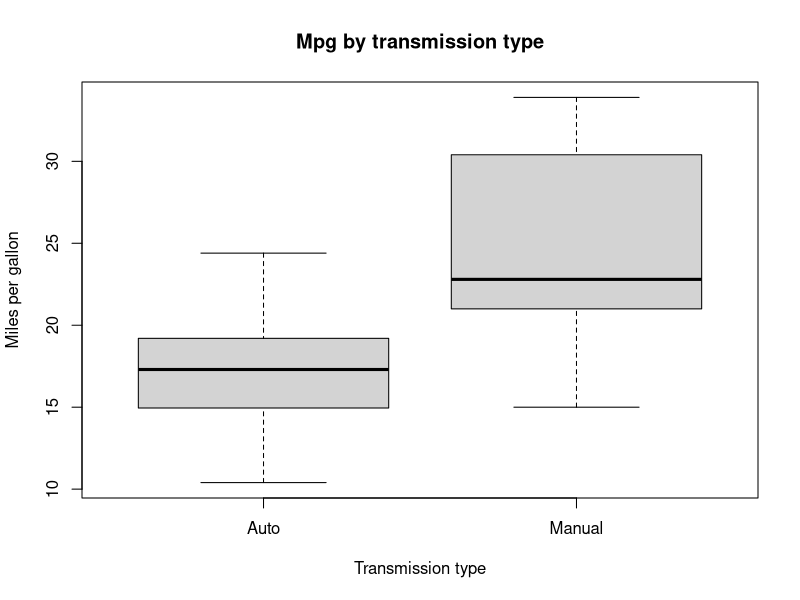
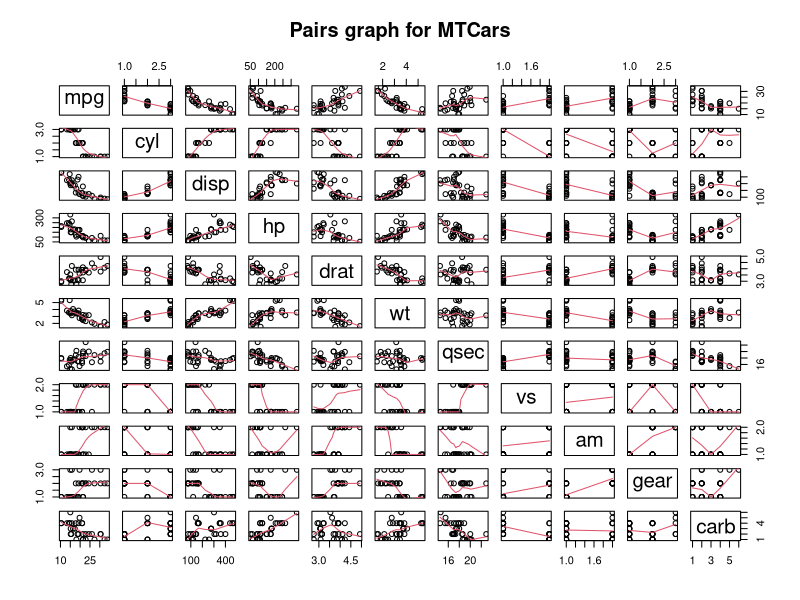
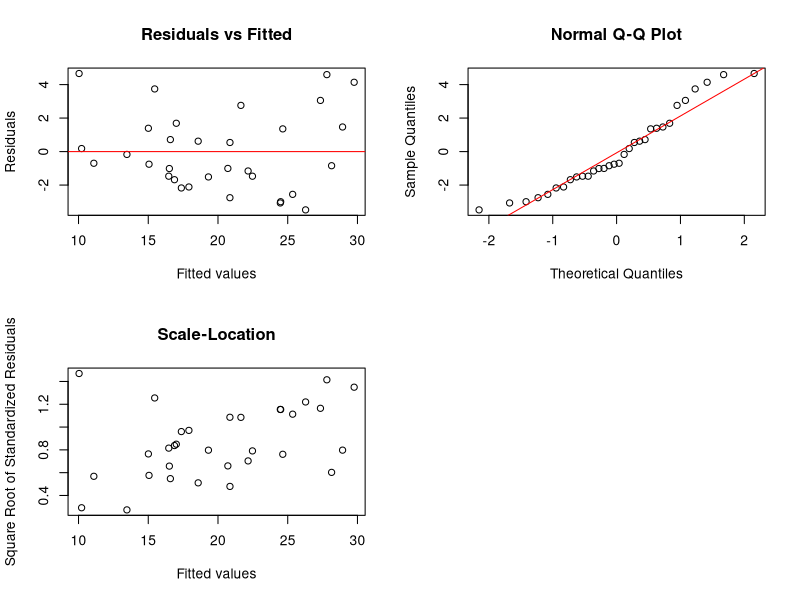

Write R code to recreate these figures, in order.
## ---- chunk 1
data(mtcars)
str(mtcars)
## ---- chunk 2
mtcars$cyl <- factor(mtcars$cyl)
mtcars$vs <- factor(mtcars$vs)
mtcars$gear <- factor(mtcars$gear)
mtcars$carb <- factor(mtcars$carb)
mtcars$am <- factor(mtcars$am)
## ---- chunk 3
levels(mtcars$am) <- c("Auto", "Manual")
## ---- chunk 4
t.test(mpg ~ am, data = mtcars)
## ---- chunk 5
wilcox.test(mpg ~ am, data = mtcars)
## ---- chunk 6
model.all <- lm(mpg ~ ., data = mtcars)
n <- nrow(mtcars)
model <- step(model.all, direction = "backward", k = log(n))
## ---- chunk 7
summary(model)$coefficients
## ---- chunk 8
anova <- anova(lm(mpg ~ am, data = mtcars), lm(mpg ~ am + qsec, data = mtcars), lm(mpg ~ am + wt + qsec, data = mtcars))
cbind(anova[1], anova[2], anova[3], anova[4], anova[5], anova[6])
## ---- chunk 9
confint(model)[4, ]
## ---- chunk 10
leverage <- hatvalues(model)
## ---- chunk 11
leverage[which(leverage > 0.5)]
## ---- chunk 12
influential <- dfbetas(model)
## ---- chunk 13
influential[which(abs(influential) > 1)]
## ---- chunk 14
plot(mpg ~ am, data = mtcars, main = "Mpg by transmission type", xlab = "Transmission type", ylab = "Miles per gallon")
## ---- chunk 15
pairs(mtcars, panel = panel.smooth, main = "Pairs graph for MTCars")
## ---- chunk 16
par(mfrow = c(2, 2))
plot(fitted(model), residuals(model), xlab = "Fitted values", ylab = "Residuals", main = "Residuals vs Fitted")
abline(h = 0, col = "red")
qqnorm(residuals(model))
qqline(residuals(model), col = "red")
plot(fitted(model), sqrt(abs(rstandard(model))), xlab = "Fitted values", ylab = "Square Root of Standardized Residuals", main = "Scale-Location")
